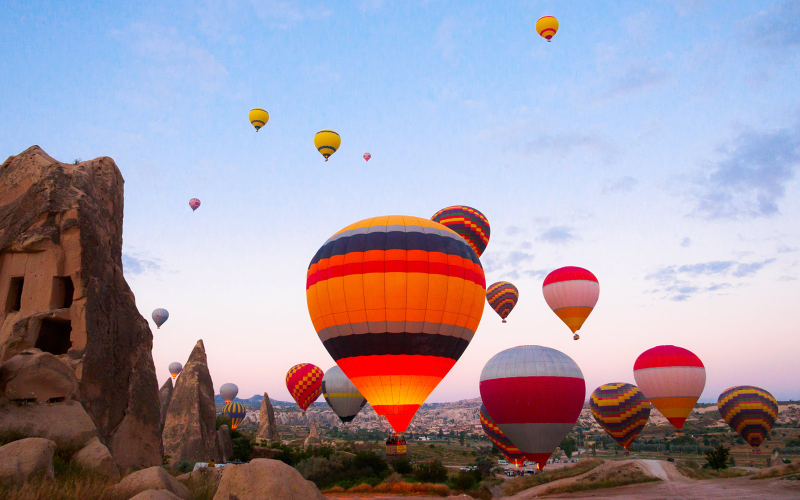
#> input picture balloon.jpg, 1600 x 1000 px (shown at 1/2 size)
$ jupyter execute 'Image Processing with Pillow.ipynb'
#> lines starting #> are read from the running program, lines starting #| are printed output that depends on the picture
This project explored how the Pillow package has easy methods to add borders, crop pictures and create histogram from images.

We will work with this hot air balloon image

Library Needs

[cell 1]
from PIL import Image, ImageOps
import matplotlib
import matplotlib.pyplot as plt
from pylab import *

Adding Border Around Image

[cell 2]
# Function used to accepts arguments for the paths of input image, output image and border
def add_border(input_image, output_image, border):
#> called with input_image = 'balloon.jpg', output_image = 'balloon_border.jpg', border = 200
    img = Image.open(input_image)
#> img is the input picture: PIL image 1600x1000 RGB; mean R, G, B 161.9, 150.8, 164.4

    '''  Draws a black border around an image. The output image will
    have a squared image keeping the ratio of the input image.'''

    if isinstance(border, int) or isinstance(border, tuple):
        bimg = ImageOps.expand(img, border=border)
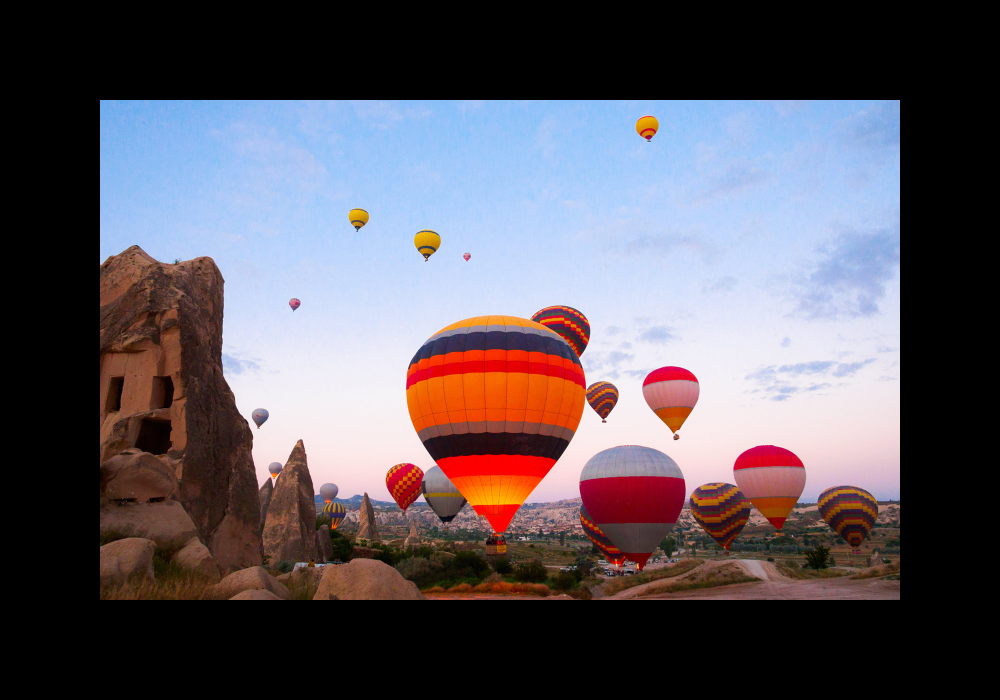
#> bimg: PIL image 2000x1400 RGB (shown at 1/2 size); mean R, G, B 92.5, 86.2, 94
    else:
        raise RuntimeError('Border is not an integer or tuple!')

    bimg.save(output_image)

if __name__ == '__main__':
    in_img = 'balloon.jpg'

    add_border(in_img, output_image='balloon_border.jpg',
               border=200)

 balloon.jpg
 balloon_border.jpg

Change Border And Color Around Image

[cell 3]
#Function accepts an additional argument new color
def add_border(input_image, output_image, border, color = 0):
#> called with input_image = 'balloon.jpg', output_image = 'balloon_border_orange_top_bottom.jpg', border = (5, 100), color = 'orange'
    img = Image.open(input_image)

    '''  Draws a thickened black border around an image.'''

    if isinstance(border, int) or isinstance(border, tuple):
        bimg = ImageOps.expand(img, border=border, fill=color)
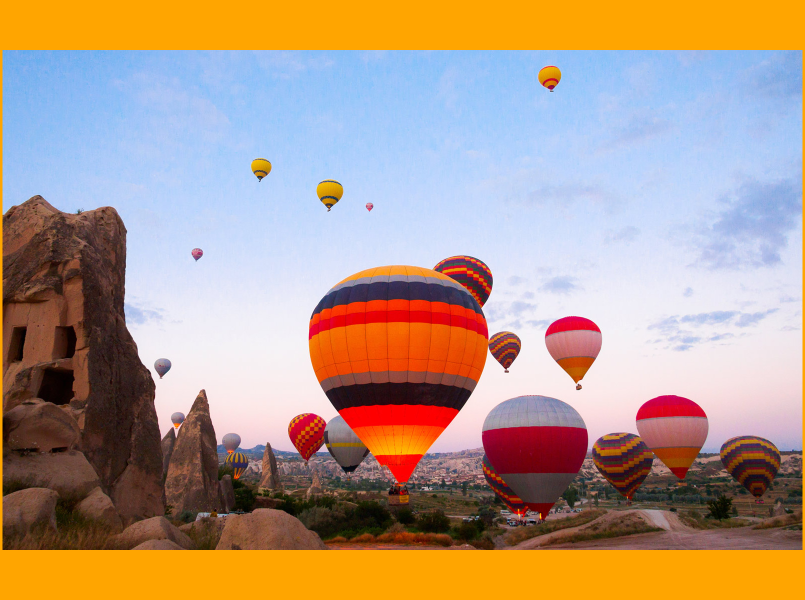
#> bimg: PIL image 1610x1200 RGB (shown at 1/2 size); mean R, G, B 177.9, 153.3, 136.2
    else:
        raise RuntimeError('Border is not an integer or tuple!')

    bimg.save(output_image)

if __name__ == '__main__':
    in_img = 'balloon.jpg'

    add_border(in_img,
               output_image='balloon_border_orange_top_bottom.jpg',
               border=(5,100),color='orange')

 balloon.jpg
balloon_border_orange_top_bottom.jpg

Plot Image With Graph Coordinates

[cell 4]
# Read in image as an array
im = array(Image.open('balloon.jpg'))

# Plot the image
imshow(im)

# Add title and show the plot
title('Plotting: "balloon.jpg"')
show()

Crop Image

[cell 5]
# Read in image
image = Image.open('balloon.jpg')

# Select region to crop
box = (100, 100, 600, 300)
croppedIm = image.crop(box)
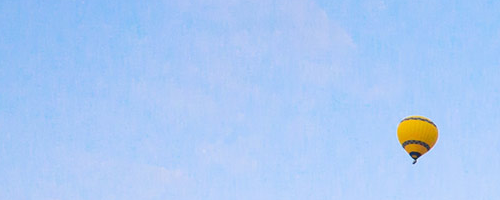
#> croppedIm: PIL image 500x200 RGB; mean R, G, B 170, 201.5, 245.2

# Save cropped image
croppedIm.save('cropped.jpg')

# Plot the image
imshow(croppedIm)

axis('off')

# Add title and show the plot
title('Plotting: "cropped.jpg"')
show()

Create Histogram from Grayscale Image

[cell 6]
# Read image in as array and change to gray scale
im = array(Image.open('balloon.jpg').convert('L'))
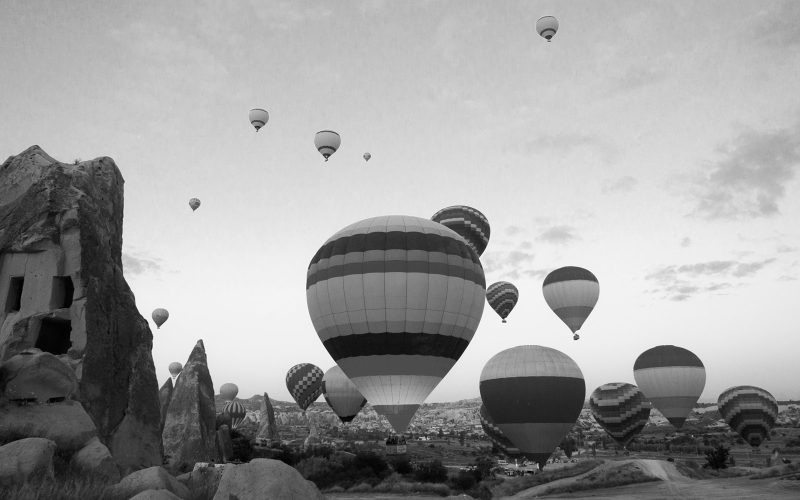
#> im: shape (1000, 1600) (shown at 1/2 size); min 0, max 255, mean 155.7

# Show contours with origin upper left corner
contour(im, origin='image')
axis('equal')
axis('off')

# Add title and plot
title('Plotting: "Contour Visual"')

# Create new image and plot a histogram of
figure()
hist(im.flatten(),133)

# Add title and show graph
title('Plotting: "Grayscale Histogram"')
plt.ylabel("# of Pixels")
plt.xlabel("Bins")

# Plot histogram
show()
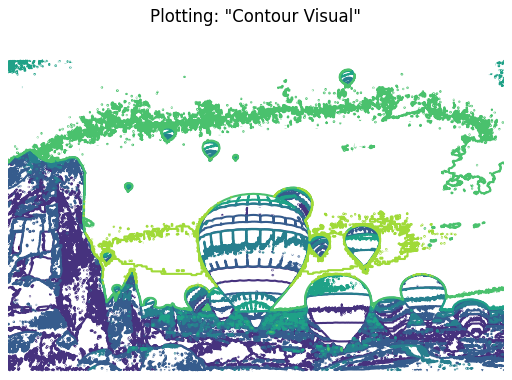
#> figure drawn by matplotlib, 1 panel
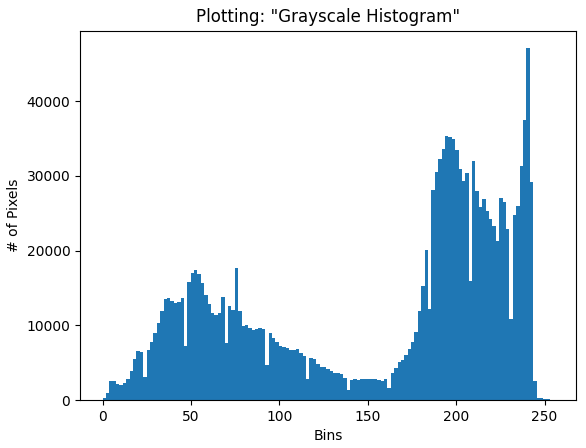
#> figure drawn by matplotlib, 1 panel; tallest bar 47080 high, from x = 239.7 to 241.6
